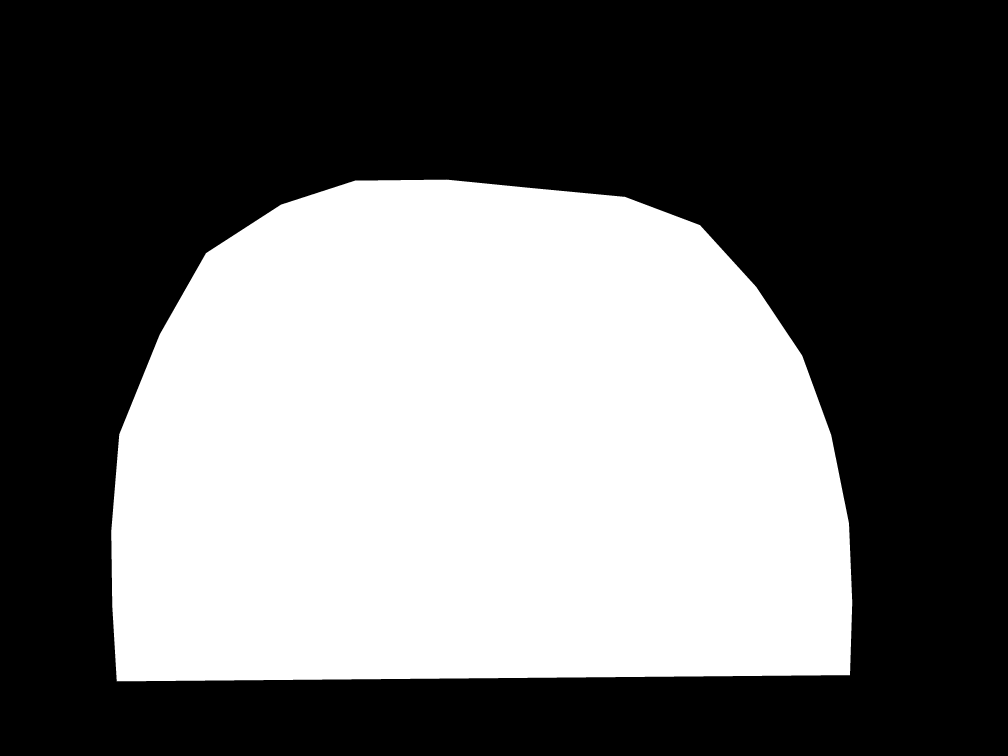
#> input picture 0050.png, 4032 x 3024 px (shown at 1/4 size)
$ python test4.py
#> lines starting #> are read from the running program, lines starting #| are printed output that depends on the picture; after the words box and inside, x2 and y2 are one past the last pixel; in counts of white or black regions, pixels touching at a corner belong together
import numpy as np
import matplotlib.pyplot as plt
from scipy.interpolate import griddata
import cv2

im = cv2.imread("0050.png")
#> im is the input picture: shape (3024, 4032, 3); 42.1% white; 1 white region, box (x1, y1, x2, y2) and area: (445, 718, 3409, 2726) 5134202
im_resize = cv2.resize(im, (3950, 3500), interpolation=cv2.INTER_CUBIC)
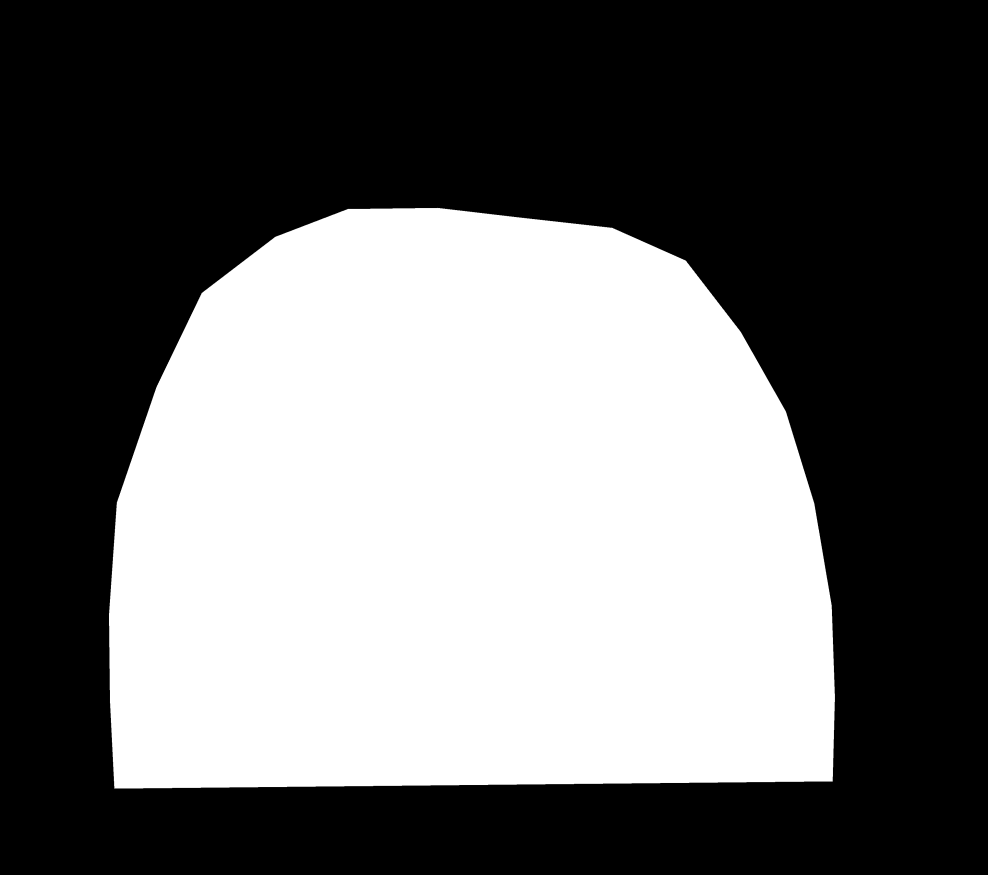
#> im_resize: shape (3500, 3950, 3) (shown at 1/4 size); min 0, max 255, mean 107.4
_, im_bin = cv2.threshold(im_resize, 200, 255, cv2.THRESH_BINARY)
#> im_bin: shape (3500, 3950, 3); 42.1% white; 1 white region, box (x1, y1, x2, y2) and area: (436, 832, 3339, 3154) 5818866
# plt.imshow(im_bin.astype("uint8"))
# plt.show()

with open('0003.txt', 'r') as file:
#> (reads 0003.txt from the repository)
    a = file.read()
    print(a)

points = a.split("\n")[:241]

x_list = []
y_list = []
points2 = []
value_list = []
for point_str in points:
    [x_str, y_str, _, value] = point_str.split(" ")
    # x0 = int(x_str) // 0.9 - 500
    # y0 = int(y_str) // 0.9 + 600
    x0 = float(x_str)
    y0 = float(y_str)
    x_list.append(int(x0))
    y_list.append(int(y0))
    points2.append([int(y0), int(x0)])

    value_list.append(int(value))

# [7 lines of commented-out code are left out]
start1 = 0
end1 = 500
step1 = 1
start2 = 0
end2 = 500
step2 = 1

x, y = np.mgrid[
       start1:end1:step1,
       start2:end2:step2]

# grid就是插值结果，你想要的到的区间的每个点数据都在这个grid矩阵里
grid = griddata(points2, np.array(value_list), (x, y), method="cubic", fill_value=0)

# grid = int((grid - np.min(grid)) / (np.max(grid) - np.min(grid)) * 4)
grid = (grid - np.min(grid)) / (np.max(grid) - np.min(grid)) * 4
# aaa = grid * im_bin[:, :, 0] // 255

# 这里通过imshow显示时，坐标思维要按照计算机的来，普通图片是2维数组
# x 是最终结果的第一维，下标是从上到下由零增加
# y 是最终结果的第二维，下标是从左到右由零增加
# plt.subplot(1, 1, 1)
# plt.title("0°")
fig, axs = plt.subplots(nrows=1,
                        ncols=1,
                        tight_layout=True,
                        num="IMAGE_PREPROCESS_METHOD",  # 整幅图的名字，可以使用数字
                        figsize=(7, 5),  # 整幅图物理尺寸，宽高单位英寸
                        dpi=400  # 每英寸物理尺寸含有的像素点的数量
                        )
axs2 = axs.imshow(grid.astype("uint8"), cmap='jet')  # contourf jet gray
fig.colorbar(axs2, ax=axs)
plt.savefig('tunnel_face.jpg')
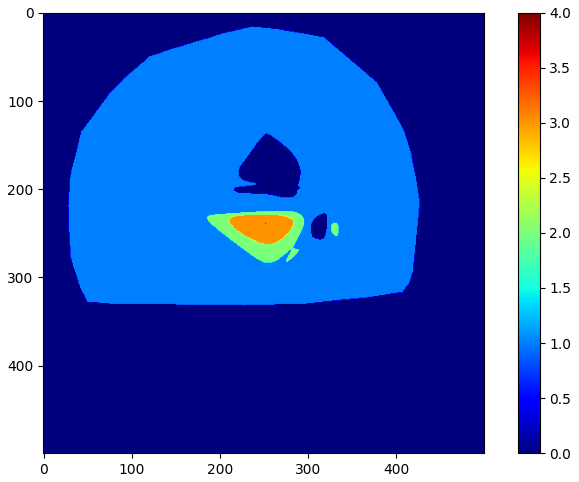
#> figure drawn by matplotlib, 2 panels
plt.show()
